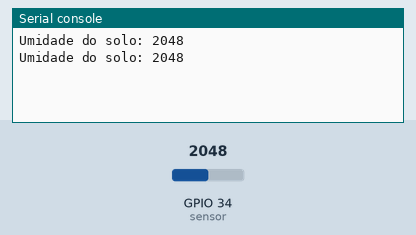
Recording of a program running on a simulated ESP32 board running MicroPython. On the bench: the last lines printed to the serial console. The test bench sets the inputs (shaded band); at power-on: GPIO 34 (sensor) = 2048 (analog values on the 0–4095 scale).

Above: at 1.2 s.
1.3 s: GPIO 34 (sensor) set to 2866
At 2.6 s:
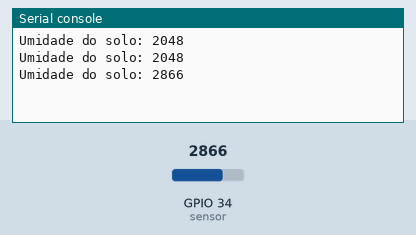
2.8 s: GPIO 34 (sensor) set to 3603
At 3.8 s:
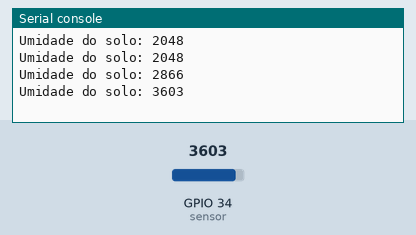
Timing chart, 0 to 5.8 s (numbered marks = the images above; inputs shaded):
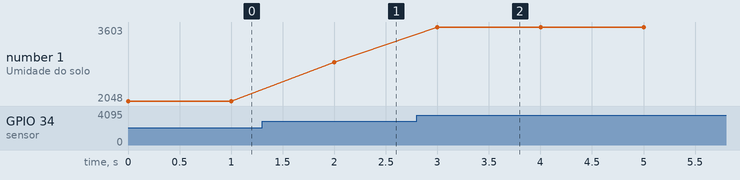

Measured:
- after the input at 1.3 s, the serial console: prints a new line after 0.70 s (image 1)
- after the input at 2.8 s, the serial console: prints a new line after 0.20 s (image 2)
- plotted number 1: 2048 → 2866 after the input at 1.3 s, 2866 → 3603 after the input at 2.8 s

The program:

11._Leitura_de_um_sensor_de_umidade_do_solo.py
```python
from machine import ADC, Pin
import time

sensor = ADC(Pin(34))  # GPIO 34
sensor.atten(ADC.ATTN_11DB)  # Configura a atenuação

while True:
    value = sensor.read()
    print('Umidade do solo:', value)
    time.sleep(1)
```
